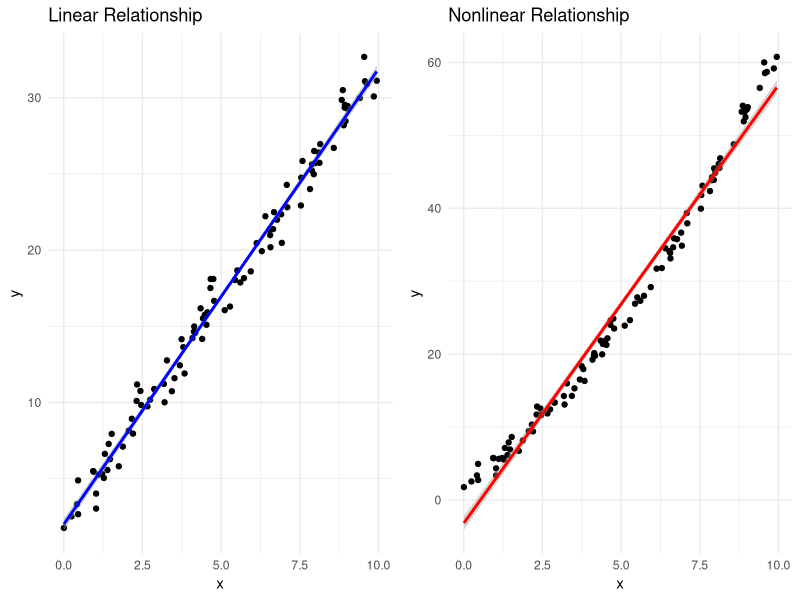
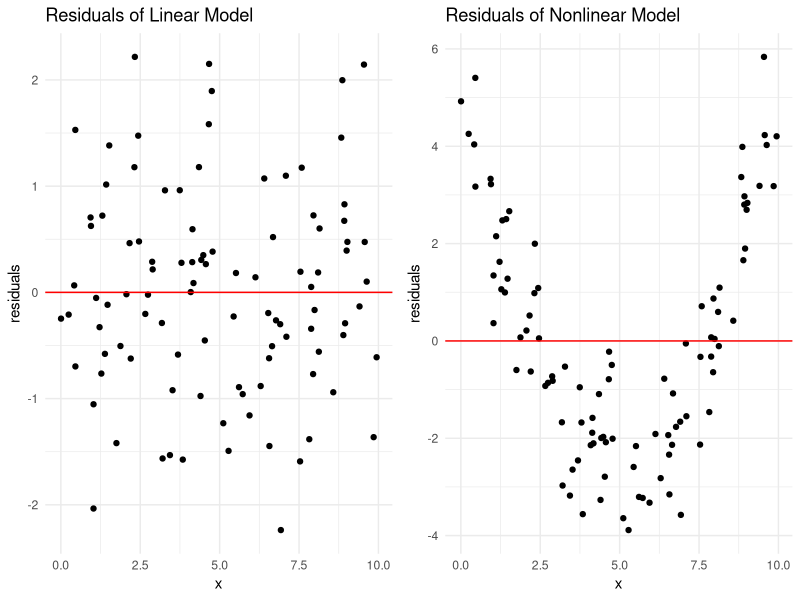
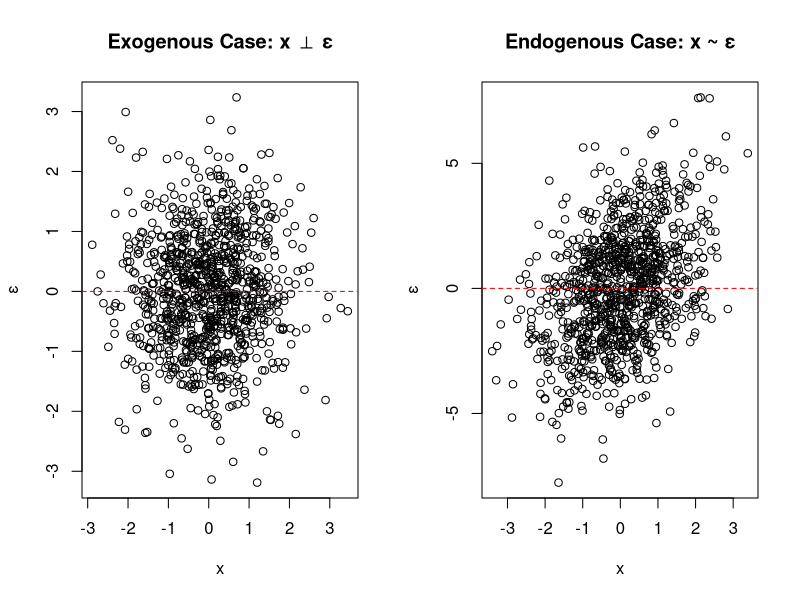
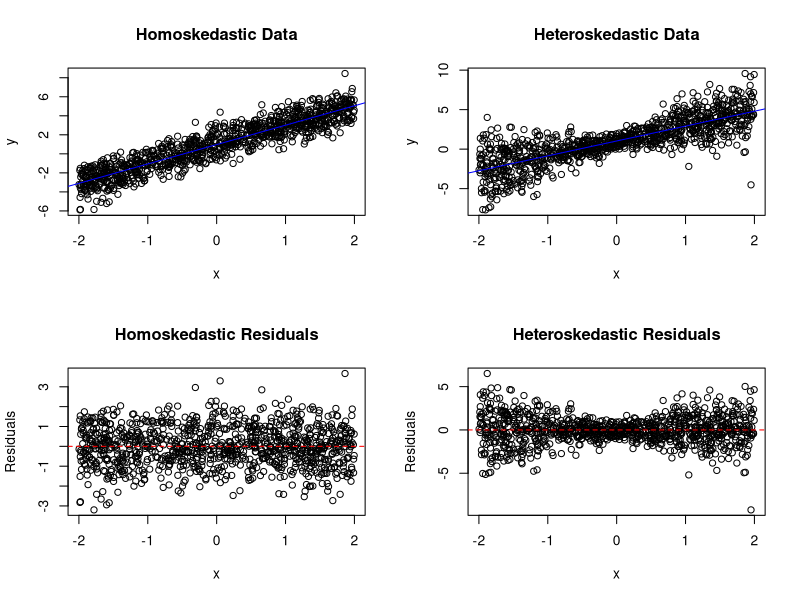
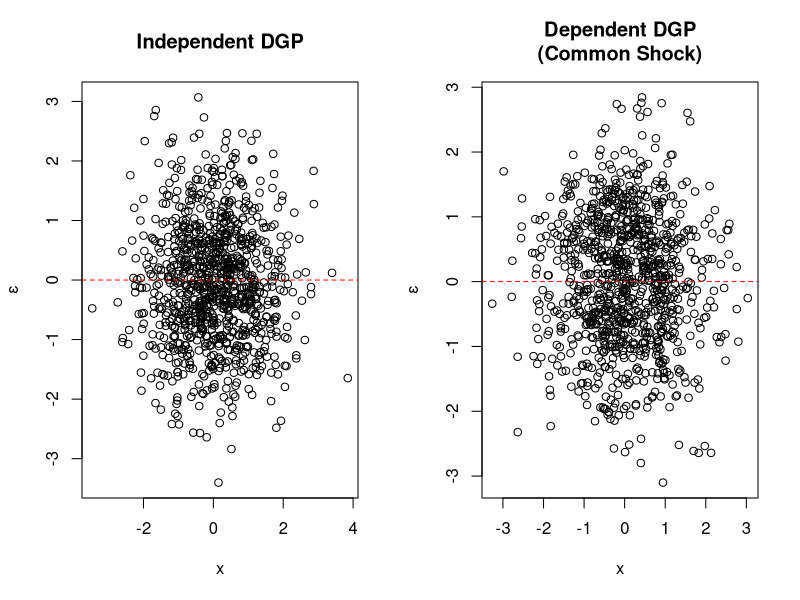

Write the R code that produced these figures, in order.
## ---- chunk 1
library(tidyverse)
library(MASS)
library(car)
library(lmtest)

set.seed(123)  # For reproducibility
## ---- chunk 2
# Generate data that follows linear relationship
n <- 100
x <- runif(n, 0, 10)
epsilon <- rnorm(n, 0, 1)
y_linear <- 2 + 3 * x + epsilon

# Generate nonlinear data
y_nonlinear <- 2 + 3 * x + 0.3 * x^2 + epsilon

# Create dataframes
df_linear <- data.frame(x = x, y = y_linear)
df_nonlinear <- data.frame(x = x, y = y_nonlinear)

# Plot linear relationship
p1 <- ggplot(df_linear, aes(x, y)) +
  geom_point() +
  geom_smooth(method = "lm", color = "blue") +
  ggtitle("Linear Relationship") +
  theme_minimal()

# Plot nonlinear relationship
p2 <- ggplot(df_nonlinear, aes(x, y)) +
  geom_point() +
  geom_smooth(method = "lm", color = "red") +
  ggtitle("Nonlinear Relationship") +
  theme_minimal()

# Display plots side by side
gridExtra::grid.arrange(p1, p2, ncol = 2)
## ---- chunk 3
# plot residuals of previous two models side by side
model_linear <- lm(y_linear ~ x)
model_nonlinear <- lm(y_nonlinear ~ x)

# Plot residuals for linear model
df_linear$residuals <- residuals(model_linear)
p3 <- ggplot(df_linear, aes(x, residuals)) +
  geom_point() +
  geom_hline(yintercept = 0, color = "red") +
  ggtitle("Residuals of Linear Model") +
  theme_minimal()

# Plot residuals for nonlinear model
df_nonlinear$residuals <- residuals(model_nonlinear)
p4 <- ggplot(df_nonlinear, aes(x, residuals)) +
  geom_point() +
  geom_hline(yintercept = 0, color = "red") +
  ggtitle("Residuals of Nonlinear Model") +
  theme_minimal()

# Display plots side by side
gridExtra::grid.arrange(p3, p4, ncol = 2)
## ---- chunk 4
x1 <- rnorm(n)
x2 <- rnorm(n)
x3 <- x1 + x2  # Perfect linear combination
y <- 2 + 3*x1 + 4*x2 + rnorm(n)

data_mc <- data.frame(y, x1, x2, x3)
model_mc <- lm(y ~ x1 + x2 + x3, data = data_mc)
summary(model_mc)  # Note NA for x3 and a negative R^2
## ---- chunk 5
X <- model.matrix(model_mc)
cat("Matrix rank:", qr(X)$rank, "/", ncol(X)) # 3 out of 4 columns are linearly independent
## ---- chunk 6
# Set sample size and true parameters
n <- 1000
beta0 <- 1
beta1 <- 2

# Generate instrument (z) and error term with common factor
z <- rnorm(n)
epsilon <- 2*z + rnorm(n)  # Error term depends on z

# Generate x1 with endogeneity
x1_endo <- 0.5*z + rnorm(n)  # x1 correlated with z and thus with epsilon

# Generate dependent variable
y_endo <- beta0 + beta1*x1_endo + epsilon

# Generate exogenous case for comparison
x1_exog <- rnorm(n)  # Independent x1
epsilon_exog <- rnorm(n)  # Independent error

y_exog <- beta0 + beta1*x1_exog + epsilon_exog

# Fit both models
model_endo <- lm(y_endo ~ x1_endo)
model_exog <- lm(y_exog ~ x1_exog)

# Create comparison of estimates
results <- data.frame(
  Parameter = c("beta0", "beta1"),
  True_Value = c(beta0, beta1),
  Exogenous_Estimate = coef(model_exog),
  Endogenous_Estimate = coef(model_endo)
)

# Visualize bias
par(mfrow = c(1, 2))
plot(x1_exog, epsilon_exog, 
     main = "Exogenous Case: x ⊥ ε",
     xlab = "x", ylab = "ε")
abline(h = 0, col = "red", lty = 2)

plot(x1_endo, epsilon, 
     main = "Endogenous Case: x ~ ε",
     xlab = "x", ylab = "ε")
abline(h = 0, col = "red", lty = 2)

## ---- chunk 7
results
## ---- chunk 8
# Generate data with homoskedastic errors
x <- runif(n, -2, 2)
epsilon_homo <- rnorm(n, 0, 1)  # Constant variance
y_homo <- beta0 + beta1*x + epsilon_homo

# Generate heteroskedastic errors where variance increases with x
epsilon_hetero <- rnorm(n, 0, 0.5 + abs(x))  # Variance depends on x
y_hetero <- beta0 + beta1*x + epsilon_hetero

# Fit models
model_homo <- lm(y_homo ~ x)
model_hetero <- lm(y_hetero ~ x)

# Create visualization
par(mfrow = c(2, 2))

# Plot original data
plot(x, y_homo, 
     main = "Homoskedastic Data",
     xlab = "x", ylab = "y")
abline(model_homo, col = "blue")

plot(x, y_hetero, 
     main = "Heteroskedastic Data",
     xlab = "x", ylab = "y")
abline(model_hetero, col = "blue")

# Plot residuals
plot(x, residuals(model_homo),
     main = "Homoskedastic Residuals",
     xlab = "x", ylab = "Residuals")
abline(h = 0, col = "red", lty = 2)

plot(x, residuals(model_hetero),
     main = "Heteroskedastic Residuals",
     xlab = "x", ylab = "Residuals")
abline(h = 0, col = "red", lty = 2)

# Perform Breusch-Pagan test
bp_homo <- bptest(model_homo)
bp_hetero <- bptest(model_hetero)

cat("\nBreusch-Pagan test p-values:\n") # test for heteroskedasticity, null hypothesis is that residuals' variance is homoskedastic
cat("Homoskedastic case:", bp_homo$p.value, "\n")
cat("Heteroskedastic case:", bp_hetero$p.value, "\n") # small p-value => heteroskedasticity 
## ---- chunk 9
# Function to simulate data with different DGPs
simulate_dgp <- function(n, beta0=1, beta1=2, independent = TRUE) {
  if (independent) {
    # Independent DGP
    x <- rnorm(n)
    epsilon <- rnorm(n)
  } else {
    # Common shock affects both x and epsilon
    shock <- rnorm(n)
    x <- 0.7*shock + rnorm(n)
    epsilon <- 0.7*shock + rnorm(n)
  }
  
  y <- beta0 + beta1*x + epsilon
  
  return(list(x = x, y = y, epsilon = epsilon))
}

# Generate data from both processes
n <- 1000
independent_dgp <- simulate_dgp(n, TRUE)
dependent_dgp <- simulate_dgp(n, FALSE)

# Fit models
model_independent <- lm(independent_dgp$y ~ independent_dgp$x)
model_dependent <- lm(dependent_dgp$y ~ dependent_dgp$x)

# Visualize relationships between x and epsilon
par(mfrow = c(1, 2))
plot(independent_dgp$x, independent_dgp$epsilon,
     main = "Independent DGP",
     xlab = "x", ylab = "ε")
abline(h = 0, col = "red", lty = 2)

plot(dependent_dgp$x, dependent_dgp$epsilon,
     main = "Dependent DGP\n(Common Shock)",
     xlab = "x", ylab = "ε")
abline(h = 0, col = "red", lty = 2)

## ---- chunk 10
# estimates
print(summary(model_independent))

print(summary(model_dependent))
